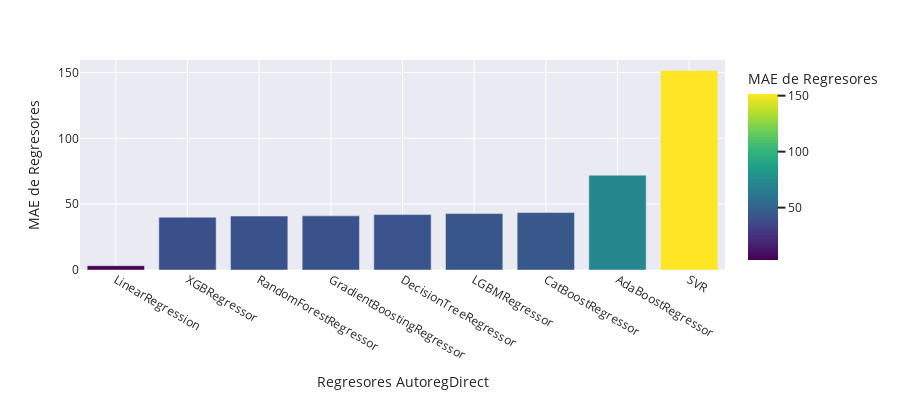

The cell this chart's notebook holds for it:
### Code cell
fig = px.bar(df_regs_autoreg_direct.sort_values(by='Metricas', ascending=True), x='Regresores AutoregDirect', y='Metricas', color='Metricas',
             labels={'Metricas':'MAE de Regresores'}, height=400, color_continuous_scale='Viridis')
fig.show()

### Figure 1 — Plotly figure (JSON) as saved in the notebook; plotly's stock layout.template omitted (floating-point values rounded to 4 significant figures)
{"data": [{"alignmentgroup": "True", "hovertemplate": "Regresores AutoregDirect=%{x}<br>MAE de Regresores=%{marker.color}<extra></extra>", "legendgroup": "", "marker": {"color": [3.231, 40.1, 40.94, 41.11, 42.07, 42.83, 43.61, 71.99, 151.5], "coloraxis": "coloraxis", "pattern": {"shape": ""}}, "name": "", "offsetgroup": "", "orientation": "v", "showlegend": false, "textposition": "auto", "type": "bar", "x": ["LinearRegression", "XGBRegressor", "RandomForestRegressor", "GradientBoostingRegressor", "DecisionTreeRegressor", "LGBMRegressor", "CatBoostRegressor", "AdaBoostRegressor", "SVR"], "xaxis": "x", "y": [3.231, 40.1, 40.94, 41.11, 42.07, 42.83, 43.61, 71.99, 151.5], "yaxis": "y"}], "layout": {"barmode": "relative", "coloraxis": {"colorbar": {"title": {"text": "MAE de Regresores"}}, "colorscale": [[0, "#440154"], [0.1111, "#482878"], [0.2222, "#3e4989"], [0.3333, "#31688e"], [0.4444, "#26828e"], [0.5556, "#1f9e89"], [0.6667, "#35b779"], [0.7778, "#6ece58"], [0.8889, "#b5de2b"], [1, "#fde725"]]}, "height": 400, "legend": {"tracegroupgap": 0}, "margin": {"t": 60}, "xaxis": {"anchor": "y", "domain": [0, 1], "title": {"text": "Regresores AutoregDirect"}}, "yaxis": {"anchor": "x", "domain": [0, 1], "title": {"text": "MAE de Regresores"}}}}
